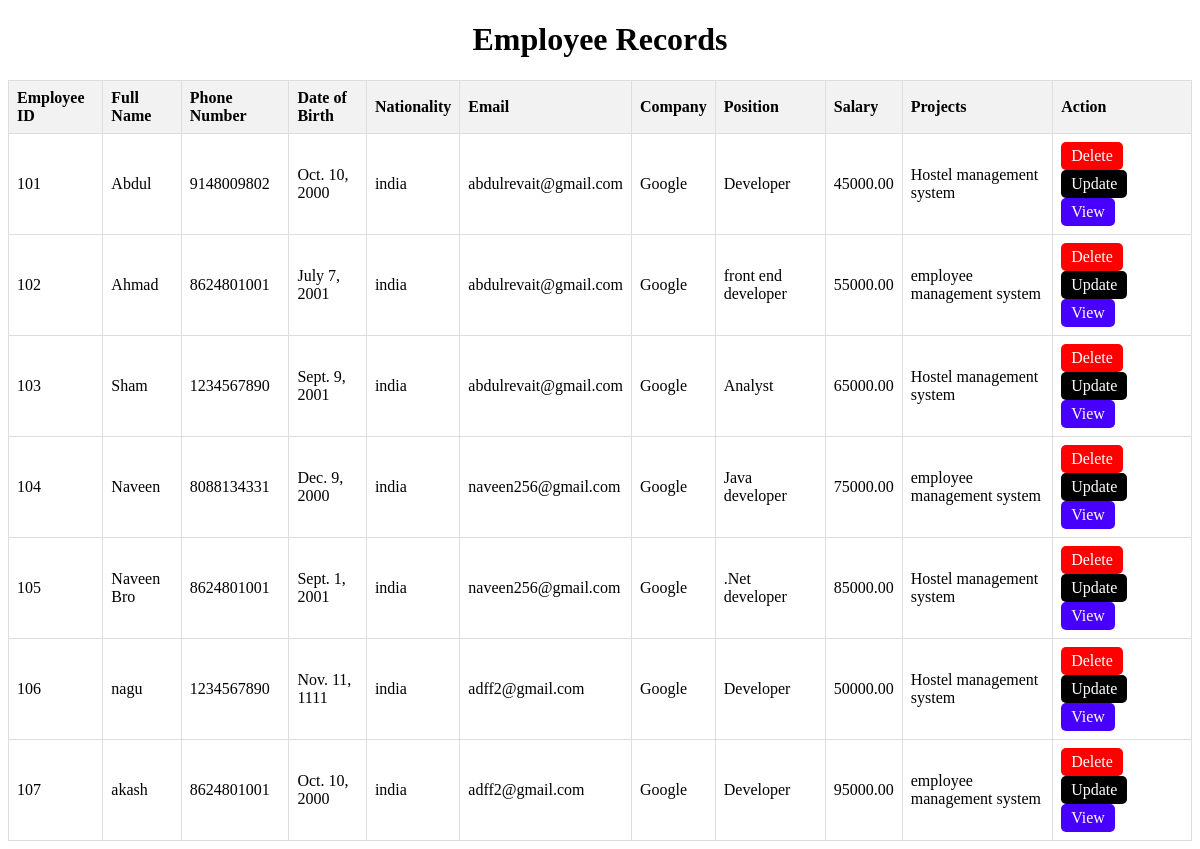
/Display, run on the app's committed database.
### myapp/models.py (models this page shows, shortened)
class Employee(models.Model):
    employeeId = models.CharField(primary_key=True, max_length=100)
    fullName = models.CharField(max_length=255)
    phone = models.CharField(max_length=15)
    dob = models.DateField()
    nationality = models.CharField(max_length=100)
    email = models.EmailField()
    company = models.CharField(max_length=255)
    position = models.CharField(max_length=100)
    salary = models.DecimalField(max_digits=10, decimal_places=2)
    projects = models.CharField(max_length=255)
    promoted = models.BooleanField(default=False)

### myapp/views.py (the view)
# urls.py: path('Display', views.Display, name='Display'),
def Display(request):
    employees=Employee.objects.all()
    return render(request,"Display.html",{'employees':employees})

### templates/Display.html (shortened to what this page needs)
<!DOCTYPE html>
<html lang="en">
<head>
</head>
<body>
    <h1>Employee Records</h1>
    <table>
        <thead>
            <tr>
                <th>Employee ID</th>
                <th>Full Name</th>
                <th>Phone Number</th>
                <th>Date of Birth</th>
                <th>Nationality</th>
                <th>Email</th>
                <th>Company</th>
                <th>Position</th>
                <th>Salary</th>
                <th>Projects</th>
                <th>Action</th>
            </tr>
        </thead>
        <tbody>
            {% for employee in employees %}
                <tr>
                    <td>{{ employee.employeeId }}</td>
                    <td>{{ employee.fullName }}</td>
                    <td>{{ employee.phone }}</td>
                    <td>{{ employee.dob }}</td>
                    <td>{{ employee.nationality }}</td>
                    <td>{{ employee.email }}</td>
                    <td>{{ employee.company }}</td>
                    <td>{{ employee.position }}</td>
                    <td>{{ employee.salary }}</td>
                    <td>{{ employee.projects }}</td>
                    <td>
                        <a href="{% url 'delete' employee.employeeId %}" class="delete-button">Delete</a>
                        <a href="{% url 'update' employee.employeeId %}" class="update-button">Update</a>
                        <a href="{% url 'view' employee.employeeId %}" class="view-button">View</a>
                    </td>
                </tr>
            {% endfor %}
        </tbody>
    </table>
</body>
</html>

### templates/Display.html (style rules this page uses)
table { border-collapse: collapse; width: 100%; }
th, td { border: 1px solid #ddd; padding: 8px; text-align: left; }
th { background-color: #f2f2f2; }
h1 { text-align: center; }
.delete-button, .update-button, .view-button { color: white; padding: 5px 10px; text-decoration: none; border-radius: 5px; display: inline-block; }
.delete-button { background-color: red; }
.update-button { background-color: black; }
.view-button { background-color: rgb(72, 0, 254); }

### data on the page
Employee: employeeId "101", fullName "Abdul", phone "9148009802", dob "Oct. 10, 2000", nationality "india", email "abdulrevait@gmail.com", company "Google", position "Developer", salary "45000.00", projects "Hostel management system"
Employee: employeeId "102", fullName "Ahmad", phone "8624801001", dob "July 7, 2001", nationality "india", email "abdulrevait@gmail.com", company "Google", position "front end developer", salary "55000.00", projects "employee management system"
Employee: employeeId "103", fullName "Sham", phone "1234567890", dob "Sept. 9, 2001", nationality "india", email "abdulrevait@gmail.com", company "Google", position "Analyst", salary "65000.00", projects "Hostel management system"
Employee: employeeId "104", fullName "Naveen", phone "8088134331", dob "Dec. 9, 2000", nationality "india", email "naveen256@gmail.com", company "Google", position "Java developer", salary "75000.00", projects "employee management system"
Employee: employeeId "105", fullName "Naveen Bro", phone "8624801001", dob "Sept. 1, 2001", nationality "india", email "naveen256@gmail.com", company "Google", position ".Net developer", salary "85000.00", projects "Hostel management system"
Employee: employeeId "106", fullName "nagu", phone "1234567890", dob "Nov. 11, 1111", nationality "india", email "adff2@gmail.com", company "Google", position "Developer", salary "50000.00", projects "Hostel management system"
Employee: employeeId "107", fullName "akash", phone "8624801001", dob "Oct. 10, 2000", nationality "india", email "adff2@gmail.com", company "Google", position "Developer", salary "95000.00", projects "employee management system"
